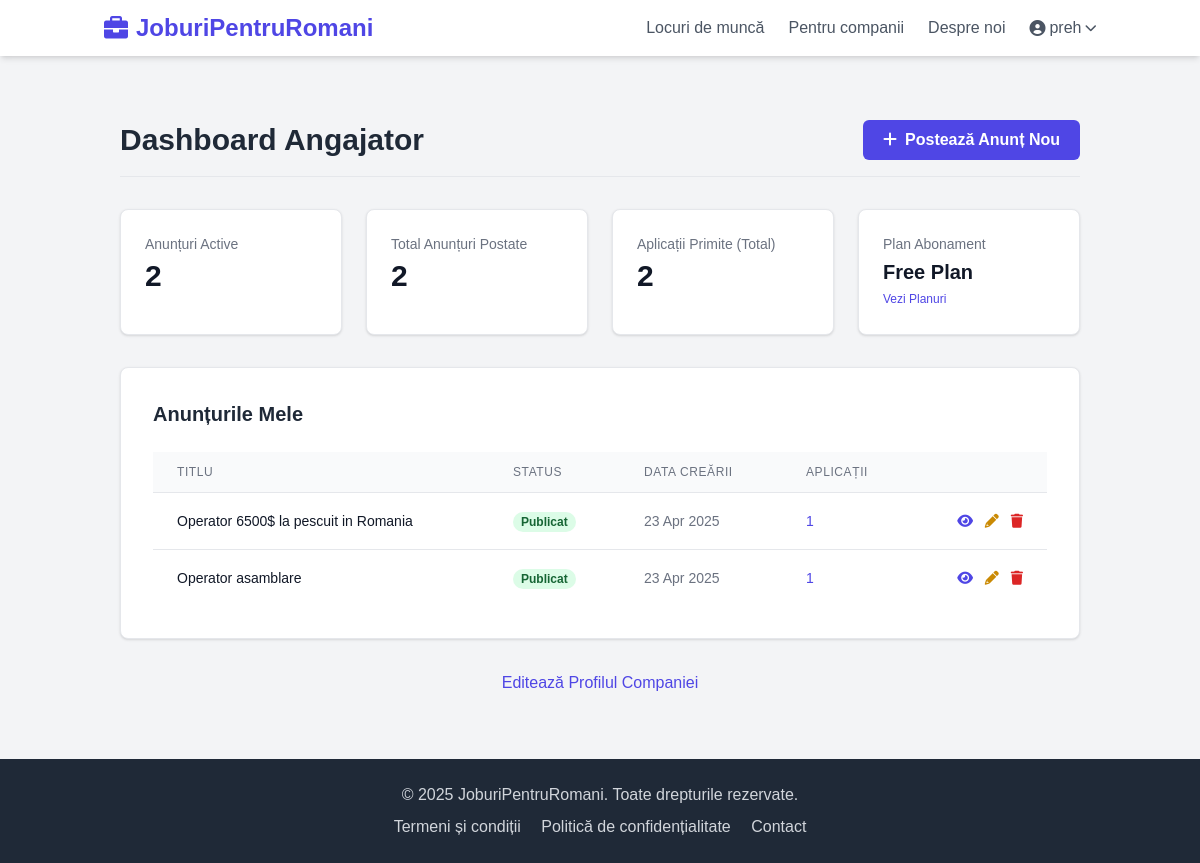
Page /accounts/dashboard/company/ (signed in) on the committed database.
### accounts/models.py (models this page shows, shortened)
class User(AbstractUser):
    USER_TYPE_CHOICES = (
        ('job_seeker', 'Job Seeker'),
        ('company', 'Company'),
    )
    user_type = models.CharField(max_length=20, choices=USER_TYPE_CHOICES, default='job_seeker')
    groups = models.ManyToManyField(
        'auth.Group',
        verbose_name='groups',
        blank=True,
        help_text='The groups this user belongs to. A user will get all permissions granted to each of their groups.',
        related_name="custom_user_set", # Changed related_name
        related_query_name="user",
    )
    user_permissions = models.ManyToManyField(
        'auth.Permission',
        verbose_name='user permissions',
        blank=True,
        help_text='Specific permissions for this user.',
        related_name="custom_user_set", # Changed related_name
        related_query_name="user",
    )
    is_active = models.BooleanField(
        'active',
        default=False, # Changed default to False
        help_text= (
            'Designates whether this user should be treated as active. '
            'Unselect this instead of deleting accounts.'
        ),
    )

class CompanyProfile(models.Model):
    user = models.OneToOneField(User, on_delete=models.CASCADE, primary_key=True, related_name='companyprofile')
    company_name = models.CharField("Numele companiei", max_length=255)
    street_address = models.CharField("Adresă sediu social (stradă, număr...)", max_length=255, blank=True, null=True)
    city = models.CharField("Oraș", max_length=100, blank=True, null=True)
    country = models.CharField("Țară", max_length=100, default="România", blank=True, null=True) # Default to Romania?
    website = models.URLField(blank=True, null=True)
    description = models.TextField(blank=True, null=True)
    logo = models.ImageField(upload_to='company_logos/', blank=True, null=True) # Requires Pillow installation
    plan = models.ForeignKey('payments.SubscriptionPlan', on_delete=models.SET_NULL, null=True, blank=True, related_name='companies')
    location = models.CharField("Locație sediu principal", max_length=255, blank=True, null=True)
    industry = models.CharField("Industrie", max_length=100, blank=True, null=True)
    slug = models.SlugField(max_length=255, unique=True, blank=True, help_text="Lăsați necompletat pentru generare automată bazată pe numele companiei.")

### payments/models.py (models this page shows, shortened)
class SubscriptionPlan(models.Model):
    name = models.CharField(max_length=100, unique=True) # e.g., Free, Standard, Business
    slug = models.SlugField(max_length=100, unique=True, blank=True)
    description = models.TextField(blank=True, null=True) # Optional description
    price = models.DecimalField(max_digits=10, decimal_places=2, default=0.00)
    currency = models.CharField(max_length=3, default='€') # Assuming Euro for now
    max_active_jobs = models.PositiveIntegerField(default=1, help_text="Maximum number of jobs a company can have active at once. Use 0 for unlimited (handle in logic).")
    visibility_days = models.PositiveIntegerField(default=30, help_text="Number of days a job posting remains visible.")
    has_company_dashboard = models.BooleanField(default=True, help_text="Does this plan include access to the company dashboard?")
    has_cv_access = models.BooleanField(default=False, help_text="Does this plan allow access to candidate CVs?")
    promoted_jobs_limit = models.PositiveIntegerField(default=0, help_text="Maximum number of jobs that can be promoted simultaneously.")
    has_priority_support = models.BooleanField(default=False, help_text="Does this plan include priority support?")
    is_active = models.BooleanField(default=True, help_text="Allow disabling plans from being selected.")
    is_featured = models.BooleanField(default=False, help_text="Mark this plan as 'Popular' or featured.")
    is_promoted_only = models.BooleanField(default=False, help_text="Is this a special plan only for promoting existing jobs?")
    class Meta:
        ordering = ['price'] # Order plans by price by default

### jobs/models.py (models this page shows, shortened)
class Job(models.Model):
    JOB_TYPE_CHOICES = (
        ('full_time', 'Full Time'),
        ('part_time', 'Part Time'),
        ('contract', 'Contract'),
        ('internship', 'Internship'),
        ('remote', 'Remote'),
    )
    EXPERIENCE_LEVEL_CHOICES = (
        ('entry', 'Entry-Level (< 2 ani)'),
        ('mid', 'Mid-Level (2-5 ani)'),
        ('senior', 'Senior-Level (5+ ani)'),
        ('manager', 'Manager / Director'),
        ('intern', 'Intern / Stagiar'),
        ('no_experience', 'Fără experiență'),
    )
    CURRENCY_CHOICES = (
        ('RON', 'RON (Leu Românesc)'),
        ('EUR', 'EUR (Euro)'),
        ('USD', 'USD (Dolar American)'),
        ('GBP', 'GBP (Liră Sterlină)'),
    )
    company = models.ForeignKey(settings.AUTH_USER_MODEL, on_delete=models.CASCADE, related_name='jobs_posted', limit_choices_to={'user_type': 'company'})
    category = models.ForeignKey(Category, on_delete=models.SET_NULL, null=True, blank=True, related_name='jobs')
    title = models.CharField(max_length=255)
    slug = models.SlugField(max_length=270, unique=True, blank=True, help_text="Leave blank to auto-generate from title.") # Added unique=True back
    ideal_candidate = models.TextField("Candidatul Ideal", blank=True, null=True)
    what_we_offer = models.TextField("Ce oferim?", blank=True, null=True)
    responsibilities = models.TextField("Descrierea jobului / Responsabilități", blank=True, null=True) # Renamed from description
    country = CountryField(blank_label='(selectează țara)', default='RO')
    city = models.CharField("Oraș", max_length=100)
    job_type = models.CharField(max_length=20, choices=JOB_TYPE_CHOICES, default='full_time')
    experience_level = models.CharField("Nivel Experiență", max_length=20, choices=EXPERIENCE_LEVEL_CHOICES) # Removed null=True, blank=True
    positions_available = models.PositiveIntegerField("Număr Poziții Deschise", default=1) # Removed null=True, blank=True
    salary_min = models.DecimalField(max_digits=10, decimal_places=2, null=True, blank=True) # Păstrăm opțional pentru salariu min/max
    salary_max = models.DecimalField(max_digits=10, decimal_places=2, null=True, blank=True) # Păstrăm opțional pentru salariu min/max
    salary_currency = models.CharField(max_length=3, choices=CURRENCY_CHOICES, default='RON') # Removed blank=True, added choices
    is_published = models.BooleanField(default=True)
    is_featured = models.BooleanField(default=False)
    created_at = models.DateTimeField(auto_now_add=True)
    updated_at = models.DateTimeField(auto_now=True)
    class Meta:
        ordering = ['-created_at']
    def get_absolute_url(self):
        return reverse('jobs:job_detail', kwargs={'slug': self.slug})

### accounts/views.py (the view)
# urls.py: path('dashboard/company/', views.CompanyDashboardView.as_view(), name='company_dashboard'),
@method_decorator(login_required, name='dispatch')
class CompanyDashboardView(TemplateView):
    template_name = 'accounts/company_dashboard.html'
    def get_context_data(self, **kwargs):
        context = super().get_context_data(**kwargs)
        company_profile = self.request.user.companyprofile
        context['profile'] = company_profile
        posted_jobs = Job.objects.filter(company=self.request.user).order_by('-created_at')
        context['posted_jobs'] = posted_jobs
        context['active_job_count'] = posted_jobs.filter(is_published=True).count()
        context['total_applications_count'] = Application.objects.filter(job__in=posted_jobs).count()
        return context

### templates/accounts/company_dashboard.html (shortened to what this page needs)
{% extends 'base.html' %}
{% block content %}
<div class="container mx-auto px-4 py-8">
    <div class="flex flex-col md:flex-row justify-between items-center mb-8 border-b pb-4">
        <h1 class="text-3xl font-bold text-gray-800">Dashboard Angajator</h1>
        <a href="{% url 'jobs:job_post' %}" class="mt-4 md:mt-0 inline-block bg-indigo-600 hover:bg-indigo-700 text-white font-bold py-2 px-5 rounded-md transition duration-300">
            <i class="fas fa-plus mr-2"></i>Postează Anunț Nou
        </a>
    </div>
    <div class="grid grid-cols-1 md:grid-cols-2 lg:grid-cols-4 gap-6 mb-8">
        <div class="bg-white p-6 rounded-lg shadow border border-gray-200">
            <h3 class="text-sm font-medium text-gray-500 mb-1">Anunțuri Active</h3>
            <p class="text-3xl font-semibold text-gray-900">{{ active_job_count }}</p>
        </div>
        <div class="bg-white p-6 rounded-lg shadow border border-gray-200">
            <h3 class="text-sm font-medium text-gray-500 mb-1">Total Anunțuri Postate</h3>
            <p class="text-3xl font-semibold text-gray-900">{{ posted_jobs.count }}</p>
        </div>
        <div class="bg-white p-6 rounded-lg shadow border border-gray-200">
            <h3 class="text-sm font-medium text-gray-500 mb-1">Aplicații Primite (Total)</h3>
            <p class="text-3xl font-semibold text-gray-900">{{ total_applications_count }}</p>
        </div>
         <div class="bg-white p-6 rounded-lg shadow border border-gray-200">
            <h3 class="text-sm font-medium text-gray-500 mb-1">Plan Abonament</h3>
            <p class="text-xl font-semibold text-gray-900">{{ profile.plan.name|default:"N/A" }}</p>
            <a href="{% url 'payments:plan_list' %}" class="text-xs text-indigo-600 hover:underline mt-1 inline-block">Vezi Planuri</a>
        </div>
    </div>
    <div class="bg-white rounded-lg shadow p-6 md:p-8 border border-gray-200">
        <h2 class="text-xl font-semibold text-gray-800 mb-6">Anunțurile Mele</h2>
        {% if posted_jobs %}
            <div class="overflow-x-auto">
                <table class="min-w-full divide-y divide-gray-200">
                    <thead class="bg-gray-50">
                        <tr>
                            <th scope="col" class="px-6 py-3 text-left text-xs font-medium text-gray-500 uppercase tracking-wider">Titlu</th>
                            <th scope="col" class="px-6 py-3 text-left text-xs font-medium text-gray-500 uppercase tracking-wider">Status</th>
                            <th scope="col" class="px-6 py-3 text-left text-xs font-medium text-gray-500 uppercase tracking-wider">Data Creării</th>
                            <th scope="col" class="px-6 py-3 text-left text-xs font-medium text-gray-500 uppercase tracking-wider">Aplicații</th>
                            <th scope="col" class="relative px-6 py-3">
                            </th>
                        </tr>
                    </thead>
                    <tbody class="bg-white divide-y divide-gray-200">
                        {% for job in posted_jobs %}
                        <tr>
                            <td class="px-6 py-4 whitespace-nowrap">
                                <div class="text-sm font-medium text-gray-900">{{ job.title }}</div>
                            </td>
                            <td class="px-6 py-4 whitespace-nowrap">
                                {% if job.is_published %}
                                    <span class="px-2 inline-flex text-xs leading-5 font-semibold rounded-full bg-green-100 text-green-800">
                                      Publicat
                                    </span>
                                {% else %}
                                     <span class="px-2 inline-flex text-xs leading-5 font-semibold rounded-full bg-yellow-100 text-yellow-800">
                                      Draft
                                    </span>
                                {% endif %}
                            </td>
                            <td class="px-6 py-4 whitespace-nowrap text-sm text-gray-500">
                                {{ job.created_at|date:"d M Y" }}
                            </td>
                             <td class="px-6 py-4 whitespace-nowrap text-sm text-gray-500">
                                <a href="{% url 'jobs:job_applications' job.pk %}" class="text-indigo-600 hover:underline">
                                    {{ job.applications.count }}
                                </a>
                            </td>
                            <td class="px-6 py-4 whitespace-nowrap text-right text-sm font-medium space-x-2">
                                <a href="{{ job.get_absolute_url }}" target="_blank" class="text-indigo-600 hover:text-indigo-900" title="Vezi Anunț"><i class="fas fa-eye"></i></a>
                                <a href="{% url 'jobs:job_edit' job.pk %}" class="text-yellow-600 hover:text-yellow-900" title="Editează"><i class="fas fa-pencil-alt"></i></a>
                                <a href="#" class="text-red-600 hover:text-red-900" title="Șterge"><i class="fas fa-trash"></i></a>
                            </td>
                        </tr>
                        {% endfor %}
                    </tbody>
                </table>
            </div>
        {% else %}
            <p class="text-center text-gray-500 py-10">Nu ați postat niciun anunț încă.</p>
        {% endif %}
    </div>
     <div class="mt-8 text-center">
         <a href="{% url 'accounts:company_profile_edit' %}" class="text-indigo-600 hover:underline">Editează Profilul Companiei</a>
     </div>
</div>
{% endblock %}

### templates/base.html (shortened to what this page needs)
<!DOCTYPE html>
<html lang="ro">
<head>
    <script src="https://cdn.tailwindcss.com"></script>
    <link rel="stylesheet" href="https://cdnjs.cloudflare.com/ajax/libs/font-awesome/6.0.0/css/all.min.css" />
</head>
<body class="bg-gray-100 text-gray-800">
    <nav class="bg-white shadow-md sticky top-0 z-50">
        <div class="container mx-auto px-4 py-3 flex justify-between items-center">
            <a class="text-2xl font-bold text-indigo-600 flex items-center" href="{% url 'core:home' %}">
                <i class="fas fa-briefcase mr-2"></i>
                JoburiPentruRomani
            </a>
            <div class="hidden md:flex items-center space-x-6">
                <a class="text-gray-600 hover:text-indigo-600 {% if request.resolver_match.app_name == 'jobs' %} font-semibold text-indigo-600 {% endif %}" href="{% url 'jobs:job_list' %}">Locuri de muncă</a>
                <a class="text-gray-600 hover:text-indigo-600 {% if request.resolver_match.view_name == 'payments:plan_list' %} font-semibold text-indigo-600 {% endif %}" href="{% url 'payments:plan_list' %}">Pentru companii</a>
                <a class="text-gray-600 hover:text-indigo-600 {% if request.resolver_match.view_name == 'core:about' %} font-semibold text-indigo-600 {% endif %}" href="{% url 'core:about' %}">Despre noi</a>
                {% if user.is_authenticated %}
                    <div class="relative">
                        <button id="user-menu-button" class="flex items-center text-gray-600 hover:text-indigo-600 focus:outline-none">
                            <i class="fas fa-user-circle mr-1"></i> {{ user.username }}
                            <i class="fas fa-chevron-down ml-1 text-xs"></i>
                        </button>
                    </div>
                {% else %}
                    <a href="{% url 'accounts:login' %}" class="text-gray-600 hover:text-indigo-600">Autentificare</a>
                    <a href="{% url 'accounts:signup' %}" class="bg-indigo-600 hover:bg-indigo-700 text-white font-bold py-2 px-4 rounded transition duration-300">Înregistrare</a>
                {% endif %}
            </div>
        </div>
    </nav>
    <main class="container mx-auto px-4 py-8">
        {% block content %}{% endblock %}
    </main>
    <footer class="bg-gray-800 text-gray-300 mt-auto">
        <div class="container mx-auto px-4 py-6 text-center">
            <p>&copy; {% now "Y" %} JoburiPentruRomani. Toate drepturile rezervate.</p>
            <div class="mt-2 space-x-4">
                <a href="{% url 'core:terms' %}" class="hover:text-white">Termeni și condiții</a>
                <a href="{% url 'core:privacy' %}" class="hover:text-white">Politică de confidențialitate</a>
                <a href="{% url 'core:contact' %}" class="hover:text-white">Contact</a>
            </div>
        </div>
    </footer>
</body>
</html>

### templates/base.html (style rules this page uses)
body { display: flex; flex-direction: column; min-height: 100vh; font-family: sans-serif; }
main { flex-grow: 1; }

### rows in the picture
User: username "preh"
CompanyProfile: plan.name "Free Plan"
Job: title "Operator 6500$ la pescuit in Romania", is_published "Publicat", created_at "23 Apr 2025", applications.count "1"
Job: title "Operator asamblare", is_published "Publicat", created_at "23 Apr 2025", applications.count "1"

### other values in the picture
{{ active_job_count }} "2"
{{ posted_jobs.count }} "2"
{{ total_applications_count }} "2"
